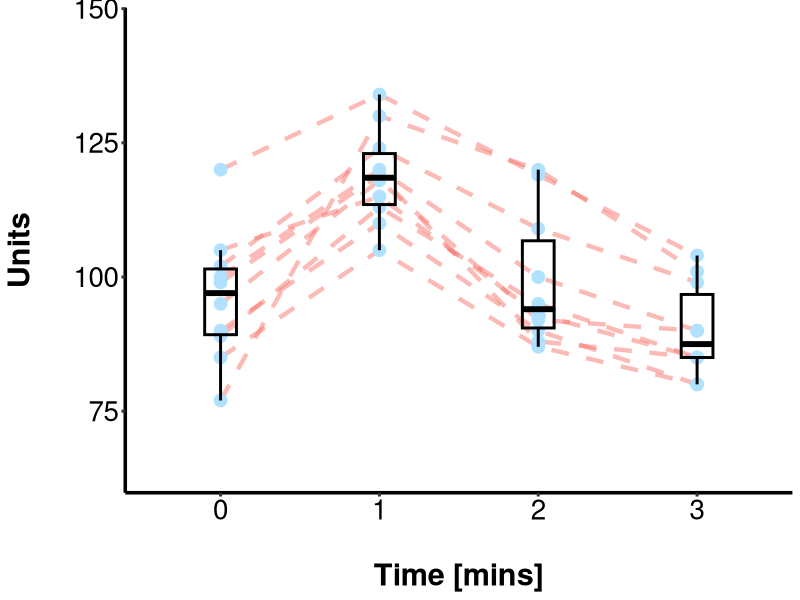

Write the R code that produced this figure.
library(ggplot2)
library(readr)

# This is the RBF and BAT data for the 6 GTN subjects MEAN PERFUSION (CORTEX) AVERAGED L-R and MEAN BAT (CORTEX) - AVERAGED L-R
# from GTN - CORTEX AND MEDULLA - BY IMAGE EROSION - CONTROL-IMAGE T1 MAPS - ALL STUDIES

# Read the data in from a separate file in long format

test = read_csv("./test_data.csv")
test = data.frame(test)

# Create a nice theme

theme_update(axis.line.y = element_line(colour="black"),
             axis.line.x = element_line(colour="black"),
             axis.text = element_text(colour="black"),
             panel.grid.major = element_blank(),
             panel.grid.minor = element_blank(),
             panel.background = element_blank(),
             axis.text.x  = element_text(size=20),
             axis.text.y  = element_text(size=20),
             axis.title.x  = element_text(size=22,vjust=1, face="bold"),
             axis.title.y  = element_text(size=22, face = "bold", vjust=1, angle = 90),
             axis.line = element_line(size = 1.2, linetype = "solid"),
             axis.ticks = element_line(size = 1), legend.position="none")


# Dot and box plot with joined lines

ggplot(data=test, aes (x=factor(Time), y= Value)) +
  geom_line(aes(group=ID, colour="black"), alpha=I(0.5), lwd=1.5, linetype="dashed") +
  geom_point(size = 4, colour = "lightskyblue1") +
  scale_y_continuous (limits=c(60,150), expand=c(0,0.2)) +
  xlab("\nTime [mins]") +
  ylab("Units\n") +
  geom_boxplot(outlier.shape=NA, fill= NA,  colour="black", width=0.2, lwd=1)
